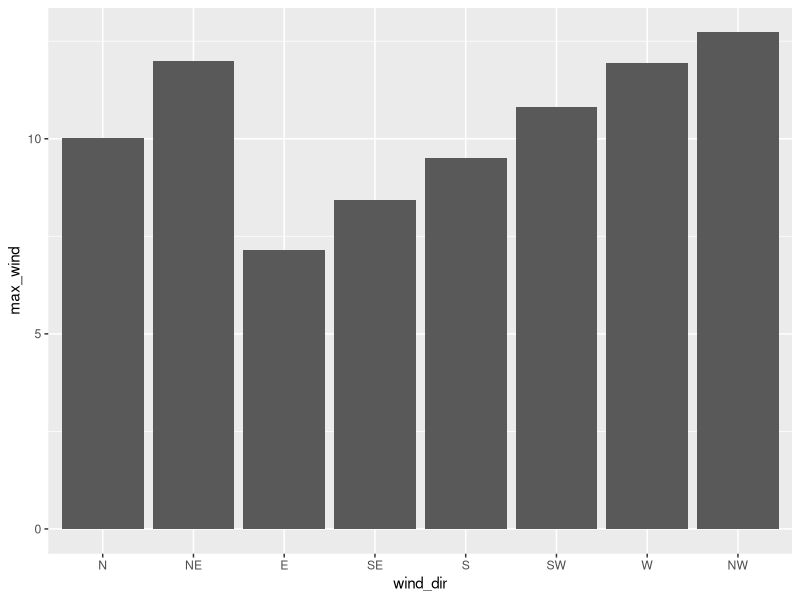
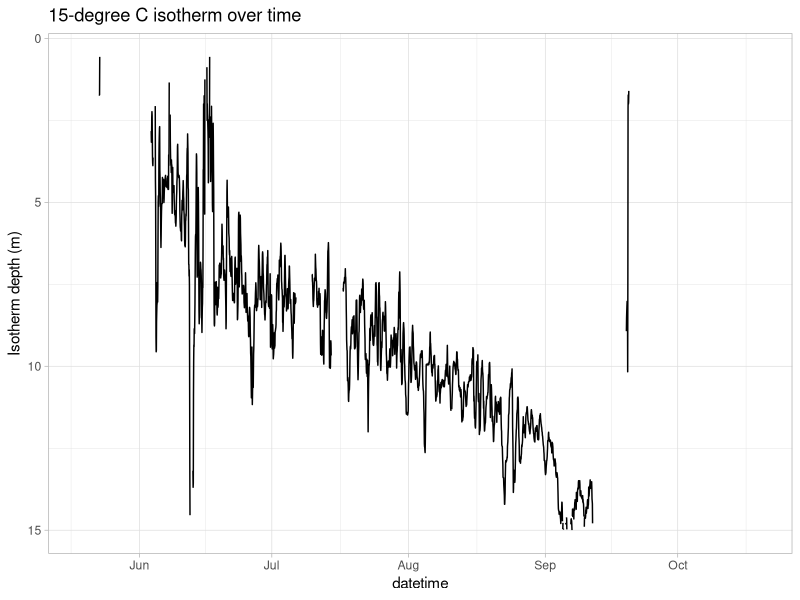
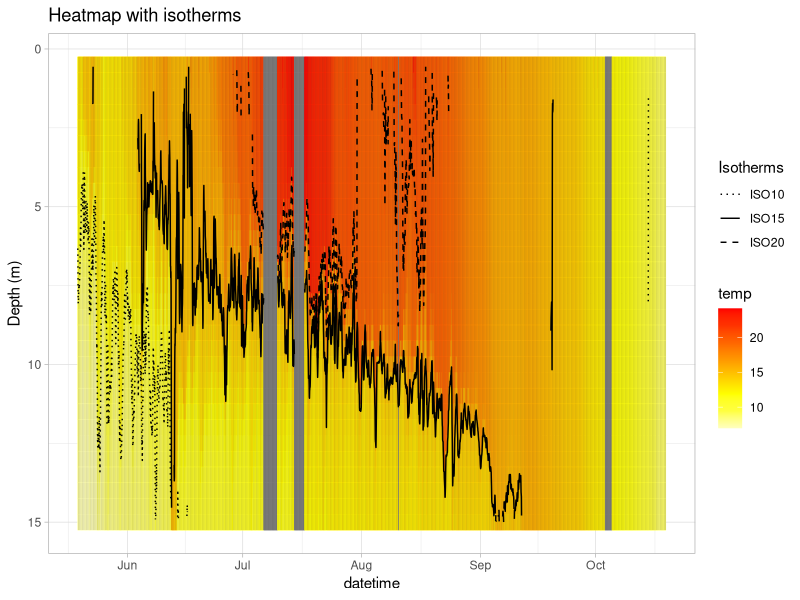

These charts were generated, in order, by the following R code:

setwd(dirname(rstudioapi::getActiveDocumentContext()$path))

Sys.setenv(TZ = "UTC")

library(data.table)
library(ggplot2)

##### Case 1: Calculate maximum wind speed in a certain wind direction-----

df = fread("data/weather_data_erken_2010.txt")

# u_wind: numeric vector, wind speed in m/s in West-East direction
# v_wind: numeric vector, wind speed in m/s in South-North direction
# min_dir: minimum wind direction to calculate maximum
# max_dir: maximum wind direction to calculate maximum
max_wind_in_dir = function(u_wind, v_wind, min_dir = 0, max_dir = 360){
  if(min_dir < 0) min_dir = min_dir + 360
  if(max_dir < 0) max_dir = max_dir + 360
  if(min_dir > 360) min_dir = min_dir - 360
  if(max_dir > 360) max_dir = max_dir - 360
  
  df_wind = data.table(wind_speed = sqrt(u_wind^2 + v_wind^2),
                       wind_dir_degrees = wind_vectors_to_direction(u_wind, v_wind))
  
  if(max_dir >= min_dir){
    df_wind = df_wind[wind_dir_degrees >= min_dir & wind_dir_degrees <= max_dir]
  }else{
    df_wind = df_wind[wind_dir_degrees >= min_dir | wind_dir_degrees <= max_dir]
  }
  
  if(nrow(df_wind) == 0L){
    return(NA)
  }else{
    return(max(df_wind[, wind_speed]))
  }
}

wind_vectors_to_direction = function(u_wind, v_wind){
  windspeed = sqrt(u_wind^2 + v_wind^2)
  wind_dir_rad = atan2(v_wind / windspeed, u_wind / windspeed) 
  wind_dir_degrees = wind_dir_rad * 180 / pi
  wind_dir_degrees = 270 - wind_dir_degrees
  wind_dir_degrees[wind_dir_degrees > 360 & !is.na(wind_dir_degrees)] =
    wind_dir_degrees[wind_dir_degrees > 360 & !is.na(wind_dir_degrees)] - 360
  return(wind_dir_degrees)
}

# Script:
# Function works on some example data
max_wind_in_dir(u_wind = c(2, 3, -3, 5, 0, -2, -1, -6),
                v_wind = c(2, 0, -1, 6, 4, 1, -5, -2),
                min_dir = 70,
                max_dir = 110)

# But error when applying to all data in our lake dataset
max_wind_in_dir(u_wind = df$u_wind, v_wind = df$v_wind,
                min_dir = 70, max_dir = 110)

# Calculate highest wind speed per wind direction, and plot
df_max_wind = data.table(wind_dir = factor(c("N", "NE", "E", "SE", "S", "SW", "W", "NW"),
                                           levels = c("N", "NE", "E", "SE", "S", "SW", "W", "NW")),
                         centr_wind = seq(0, 315, by = 45))
df_max_wind[, max_wind := sapply(centr_wind, function (x) max_wind_in_dir(df$u_wind,
                                                                          df$v_wind,
                                                                          min_dir = x - 22.5,
                                                                          max_dir = x + 22.5))]

ggplot(df_max_wind) +
  geom_col(aes(wind_dir, max_wind))

##### Case 2: Calculate and plot isotherms -----

df = fread("data/laketemp_data_erken_2010.txt")
df = melt(df, id.vars = "datetime", variable.name = "depth",
          value.name = "temp")
df[, depth := gsub("wtr_", "", depth)]
df[, depth := as.numeric(depth)]
setorder(df, datetime, depth)

# Function to calculate the isotherm depth from a vector of depths (dep, positive)
# and a vector of water temperatures (wtr). In the (rare) case that the isotherm
# is passed multiple times, it will pick the uppermost depth

calc_isotherm_depth = function(dep, wtr, isotherm, na.rm = FALSE){
  # Check arguments
  if(length(dep) != length(wtr)){
    stop("'dep' and 'wtr' should be the same length!")
  }
  if(length(dep) < 3){
    stop("You need at least three unique depths in order to use this function!")
  }
  if(any(dep < 0) | any(diff(dep) < 0)){
    stop("'dep' argument should always be positive and in ascending order!")
  }
  
  # Handle NA input values
  if(all(is.na(wtr)) | (any(is.na(wtr)) & !na.rm)){
    return(as.numeric(NA))
  }
  
  # Return NA if the isotherm is outside the range of provided temperatures
  if(isotherm < min(wtr, na.rm = na.rm) | isotherm > max(wtr, na.rm = na.rm)){
    return(as.numeric(NA))
  }
  
  # Find first depth where isotherm is intercepted
  depth_ind_passing_iso = which(wtr >= isotherm & shift(wtr, n = -1L) <= isotherm |
                                  wtr <= isotherm & shift(wtr, n = -1L) >= isotherm)
  
  if(length(depth_ind_passing_iso) == 0L) stop("Could not find depth at which ",
                                            "the isotherm is crossed!")
  depth_above = dep[depth_ind_passing_iso[1L]]
  depth_below = dep[depth_ind_passing_iso[1L] + 1L]
  
  # Linearly interpolate between depth_above and depth_below
  the_depth = approx(x = c(wtr[depth_ind_passing_iso[1L]],
                           wtr[depth_ind_passing_iso[1L] + 1L]),
                     y = c(depth_above, depth_below),
                     xout = isotherm)$y
  
  return(the_depth)
}

# Test:
calc_isotherm_depth(dep = 0:7,
                    wtr = c(12, 11.5, 11.5, 10.5, 9, 8, 7.5, 7.5),
                    isotherm = 11.2)

# Apply to all dates
df_iso_15 = df[, .(iso_depth = calc_isotherm_depth(depth,
                                                   temp,
                                                   isotherm = 15)),
               by = datetime]

# Let's look at the data and make some plots to see if the output is
# indeed the way we expect
ggplot(df_iso_15) +
  geom_line(aes(datetime, iso_depth)) +
  labs(title = "15-degree C isotherm over time",
       y = "Isotherm depth (m)") +
  scale_y_reverse() +
  theme_light()

# Lastly, we can plot it on top of a heat map and show several isotherms
df_iso = df[, .(iso_10 = calc_isotherm_depth(depth,
                                             temp,
                                             isotherm = 10),
                iso_15 = calc_isotherm_depth(depth,
                                             temp,
                                             isotherm = 15),
                iso_20 = calc_isotherm_depth(depth,
                                             temp,
                                             isotherm = 20)),
            by = datetime]


ggplot() +
  geom_tile(data = df, aes(datetime, depth, colour = temp)) +
  geom_line(data = df_iso, aes(datetime, iso_10, linetype = "ISO10")) +
  geom_line(data = df_iso, aes(datetime, iso_15, linetype = "ISO15")) +
  geom_line(data = df_iso, aes(datetime, iso_20, linetype = "ISO20")) +
  scale_colour_gradientn(colours = rev(heat.colors(8))) +
  scale_linetype_manual(name = "Isotherms",
                        values = c("ISO10" = "dotted",
                                   "ISO15" = "solid",
                                   "ISO20" = "dashed")) +
  scale_y_reverse() +
  labs(title = "Heatmap with isotherms",
       y = "Depth (m)") +
  theme_light()
